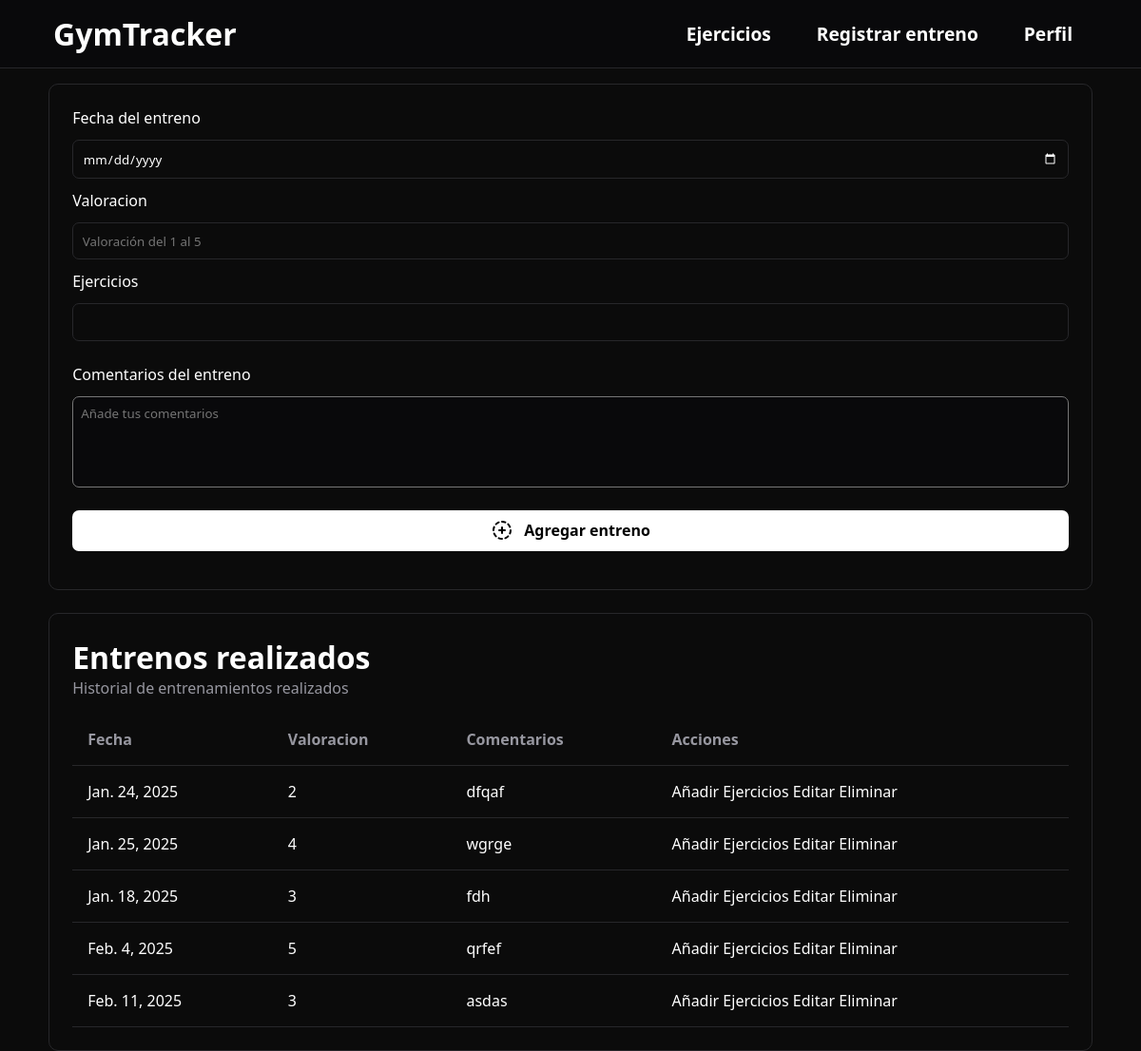
The app's page /registrarEntreno (signed in), older data.
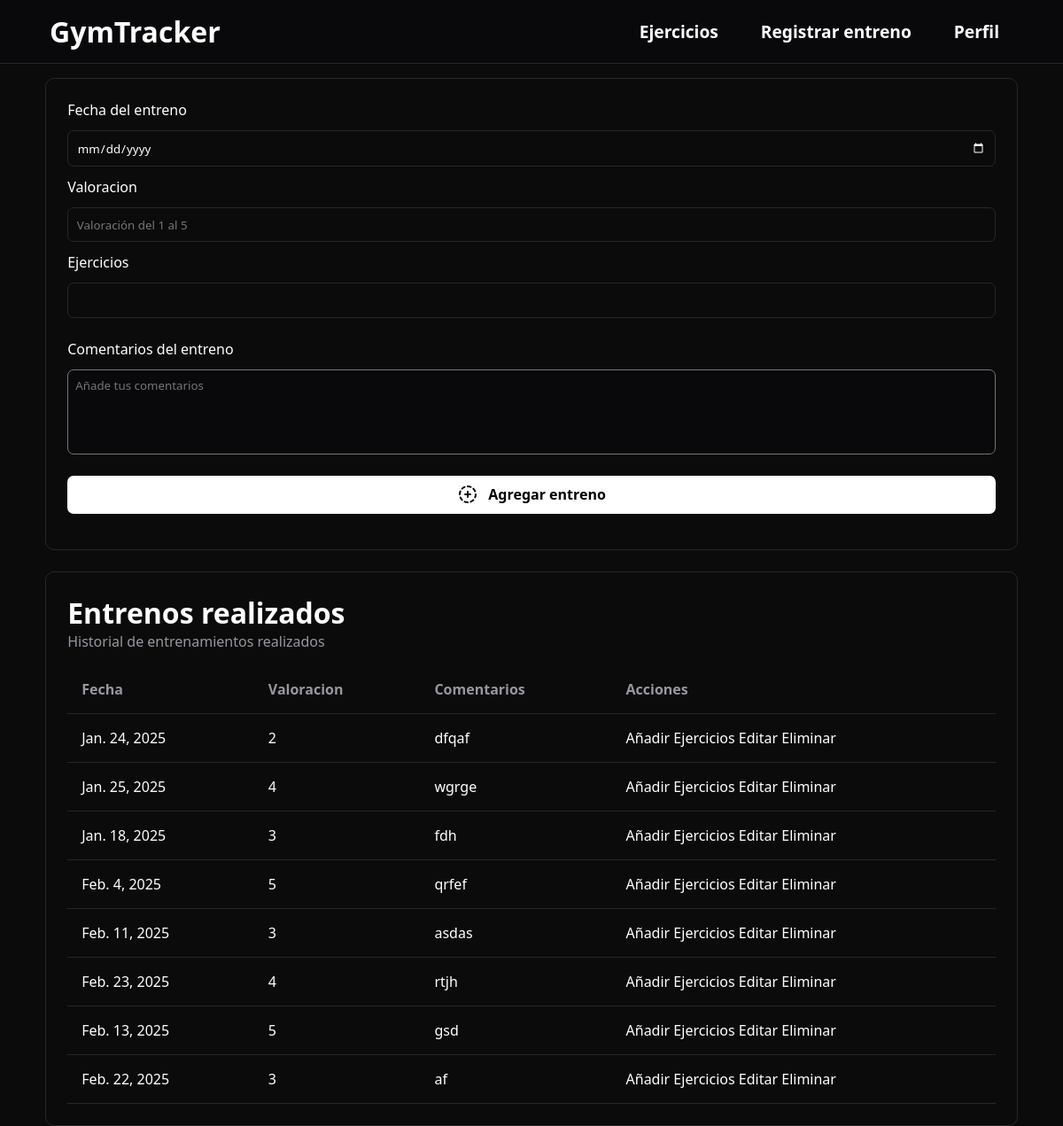
The same page, newer data.
### gymApp/models.py (models this page shows, shortened)
class Entreno(models.Model):
    usuario = models.ForeignKey(User, on_delete=models.CASCADE)
    fecha = models.DateField()
    valoracion = models.IntegerField()
    numero_ejercicios = models.IntegerField()
    comentarios = models.CharField(max_length=300, null=True)
    class Meta:
        verbose_name = 'Entreno'
        verbose_name_plural = 'Entrenos'

### gymApp/views.py (the view, shortened to what this page needs)
# urls.py: path('registrarEntreno', RegistrarEntreno.as_view(), name='registrarEntreno'),
class RegistrarEntreno(LoginRequiredMixin, CreateView):
    template_name = 'gymApp/registrarEntreno.html'
    form_class = RegistrarEntrenamiento
    success_url = reverse_lazy('registrarEntreno')
    def get_context_data(self, **kwargs):
        contexto = super().get_context_data(**kwargs)
        contexto['entrenos'] = Entreno.objects.all()
        return contexto

### gymApp/forms.py
class RegistrarEntrenamiento(forms.ModelForm):
    class Meta:
        model = Entreno
        fields = ['fecha', 'valoracion', 'numero_ejercicios', 'comentarios']
        widgets = {
            'fecha': forms.DateInput(attrs={
                'type': 'date'
            }),
            'valoracion': forms.NumberInput(attrs={
                'min': 1,
                'max': 5,
                'placeholder': 'Valoración del 1 al 5'
            }),
            'comentarios': forms.Textarea(attrs={
                'placeholder': 'Añade tus comentarios',
                'style': 'resize:none;'
            }),
        }

### gymApp/templates/gymApp/registrarEntreno.html (shortened to what this page needs)
{% extends 'gymApp/base.html' %}
{% block header %}
    <header class="header-noprincipal">
        <a href="{% url 'principal' %}">
            <h1>GymTracker</h1>
        </a>
        <div class="lista-enlaces">
            <a href="{% url 'anadirEjercicio' %}">Ejercicios</a>
            <a href="{% url 'registrarEntreno' %}">Registrar entreno</a>
            {% if user.is_authenticated %}
                    <a class="open_submenu">Perfil</a>
            {% else %}
                    <a href="{% url 'login' %}">Iniciar sesión</a>
                    <a href="{% url 'registroUsuario' %}">Registrate</a>
            {% endif %}
        </div>
    </header>
{% endblock %}
{% block contenido %}
<main id="main-entreno">
    <section id="registro-entreno">
        <form action="" method="post" id="form-entreno">
            <label>Fecha del entreno</label>
            {{ form.fecha }}
            <label>Valoracion</label>
            {{ form.valoracion }}
            <label>Ejercicios</label>
            {{ form.numero_ejercicios }}
            <div id="div-comentarios">
                <label id="label-comentario">Comentarios del entreno</label>
                {{ form.comentarios }}
            </div>
            <button type="submit" class="boton-agregar">
                    Agregar entreno
                </button>
        </form>
    </section>
    <section id="seccion-entrenos">
        <h1>Entrenos realizados</h1>
        <p>Historial de entrenamientos realizados</p>
        <table id="tabla-entrenos">
            <thead>
                <tr>
                    <th>Fecha</th>
                    <th>Valoracion</th>
                    <th>Comentarios</th>
                    <th>Acciones</th>
                </tr>
            </thead>
            <tbody>
                {% for entreno in entrenos %}
                    <tr>
                        <td>{{ entreno.fecha }}</td>
                        <td>{{ entreno.valoracion }}</td>
                        <td>{{ entreno.comentarios }}</td>
                        <td>
                            <a href="{% url 'anadirEjercicioRealizado' entreno.id %}">Añadir Ejercicios</a>
                            <a href="#">Editar</a>
                            <a href="{% url 'borrarEntreno' entreno.id %}">Eliminar</a>
                        </td>
                    </tr>
                {% endfor %}
            </tbody>
        </table>
    </section>
</main>
{% endblock %}

Row changes from the older to the newer data that the page shows:
added Entreno: fecha "Feb. 23, 2025", valoracion "4", comentarios "rtjh"
added Entreno: fecha "Feb. 13, 2025", valoracion "5", comentarios "gsd"
added Entreno: fecha "Feb. 22, 2025", valoracion "3", comentarios "af"
